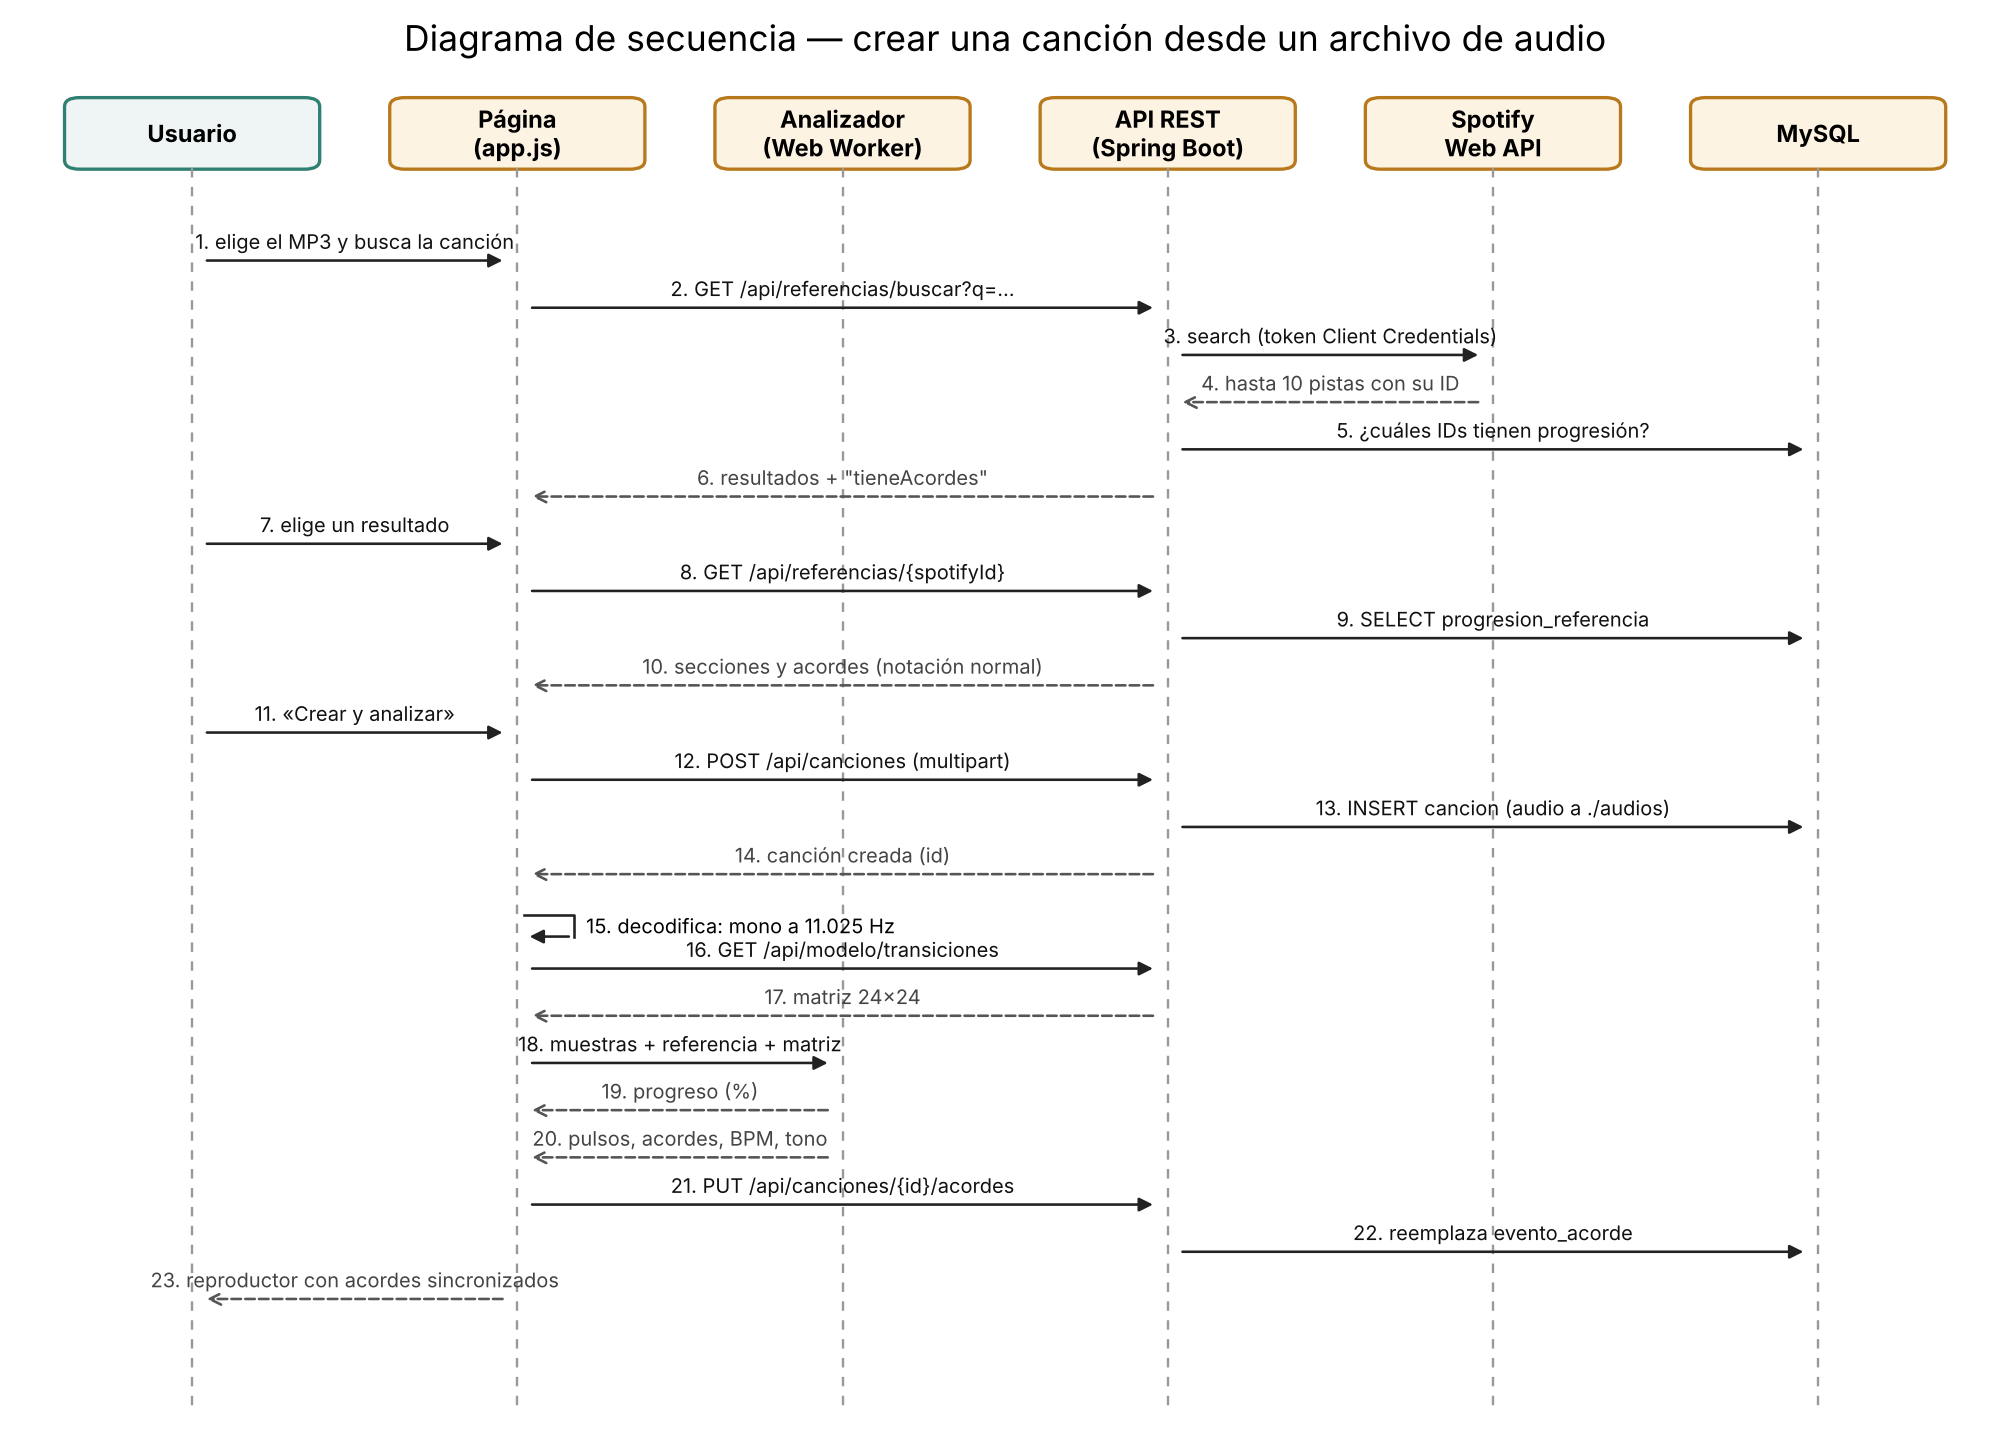

The Python source for this figure:
# Dibuja el diagrama de secuencia "Crear canción desde un archivo de audio con referencia".
import matplotlib
matplotlib.use('Agg')
import matplotlib.pyplot as plt
from matplotlib.patches import FancyBboxPatch, Rectangle

participantes = ['Usuario', 'Página\n(app.js)', 'Analizador\n(Web Worker)', 'API REST\n(Spring Boot)', 'Spotify\nWeb API', 'MySQL']
x = {p.split('\n')[0]: i * 2.6 for i, p in enumerate(participantes)}
mensajes = [  # (desde, hacia, texto, respuesta?)
    ('Usuario', 'Página', 'elige el MP3 y busca la canción', False),
    ('Página', 'API REST', 'GET /api/referencias/buscar?q=…', False),
    ('API REST', 'Spotify', 'search (token Client Credentials)', False),
    ('Spotify', 'API REST', 'hasta 10 pistas con su ID', True),
    ('API REST', 'MySQL', '¿cuáles IDs tienen progresión?', False),
    ('API REST', 'Página', 'resultados + "tieneAcordes"', True),
    ('Usuario', 'Página', 'elige un resultado', False),
    ('Página', 'API REST', 'GET /api/referencias/{spotifyId}', False),
    ('API REST', 'MySQL', 'SELECT progresion_referencia', False),
    ('API REST', 'Página', 'secciones y acordes (notación normal)', True),
    ('Usuario', 'Página', '«Crear y analizar»', False),
    ('Página', 'API REST', 'POST /api/canciones (multipart)', False),
    ('API REST', 'MySQL', 'INSERT cancion (audio a ./audios)', False),
    ('API REST', 'Página', 'canción creada (id)', True),
    ('Página', 'Página', 'decodifica: mono a 11.025 Hz', False),
    ('Página', 'API REST', 'GET /api/modelo/transiciones', False),
    ('API REST', 'Página', 'matriz 24×24', True),
    ('Página', 'Analizador', 'muestras + referencia + matriz', False),
    ('Analizador', 'Página', 'progreso (%)', True),
    ('Analizador', 'Página', 'pulsos, acordes, BPM, tono', True),
    ('Página', 'API REST', 'PUT /api/canciones/{id}/acordes', False),
    ('API REST', 'MySQL', 'reemplaza evento_acorde', False),
    ('Página', 'Usuario', 'reproductor con acordes sincronizados', True),
]
paso = 0.62
alto = len(mensajes) * paso + 2.4
fig, ax = plt.subplots(figsize=(15, alto * 0.62))
ax.set_xlim(-1.4, x['MySQL'] + 1.4); ax.set_ylim(-alto, 1.1); ax.axis('off')
ax.set_title('Diagrama de secuencia — crear una canción desde un archivo de audio', fontsize=15, pad=14)
for p in participantes:
    cx = x[p.split('\n')[0]]
    ax.add_patch(FancyBboxPatch((cx - 1.0, 0), 2.0, 0.9, boxstyle='round,pad=0.02,rounding_size=0.12',
                                fc='#fdf3e3' if p != 'Usuario' else '#eef5f4', ec='#b8781c' if p != 'Usuario' else '#2f7f72', lw=1.4))
    ax.text(cx, 0.45, p, ha='center', va='center', fontsize=10, fontweight='bold')
    ax.plot([cx, cx], [0, -alto + 0.4], ls=(0, (4, 4)), color='#999999', lw=1)
for i, (d, h, texto, resp) in enumerate(mensajes, start=1):
    y = -(i * paso) - 0.6
    if d == h:
        cx = x[d]
        ax.plot([cx + 0.05, cx + 0.45, cx + 0.45], [y + 0.08, y + 0.08, y - 0.2], color='#222222', lw=1.1)
        ax.annotate('', xy=(cx + 0.06, y - 0.2), xytext=(cx + 0.45, y - 0.2),
                    arrowprops=dict(arrowstyle='-|>', color='#222222', lw=1.1, mutation_scale=12), zorder=3)
        ax.text(cx + 0.55, y - 0.06, f'{i}. {texto}', fontsize=8.5, va='center')
        continue
    x1, x2 = x[d], x[h]
    desv = 0.08 if x2 > x1 else -0.08
    ax.annotate('', xy=(x2 - desv, y), xytext=(x1 + desv, y),
                arrowprops=dict(arrowstyle='->' if resp else '-|>', color='#555555' if resp else '#222222',
                                ls='--' if resp else '-', lw=1.1, mutation_scale=12), zorder=3)
    ax.text((x1 + x2) / 2, y + 0.09, f'{i}. {texto}', ha='center', va='bottom', fontsize=8.5,
            color='#444444' if resp else '#111111')
plt.savefig('secuencia.png', dpi=170, bbox_inches='tight', facecolor='white')
